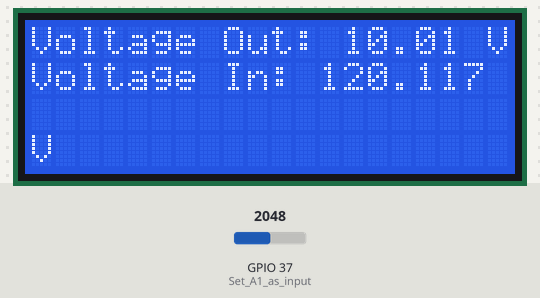
Bench run of a sketch on a simulated ESP32. On the bench: 20×4 character LCD. Inputs (shaded band) come from the test bench; at power-on: GPIO 37 (Set_A1_as_input) = 2048. What the sketch prints to the serial monitor is not drawn.

Above: at 5.2 s.
5.3 s: GPIO 37 (Set_A1_as_input) set to 2866
At 6.6 s:
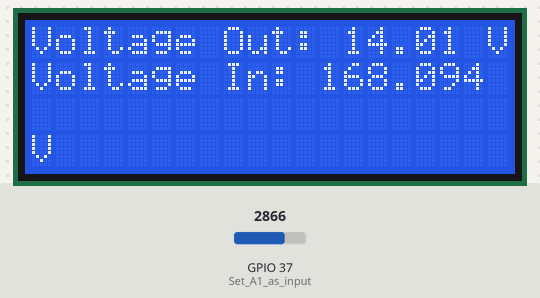
7.7 s: GPIO 37 (Set_A1_as_input) set to 3603
At 8.8 s:
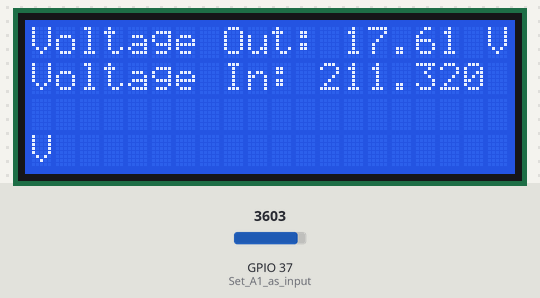
9.7 s: GPIO 37 (Set_A1_as_input) set to 4095
At 11.0 s:
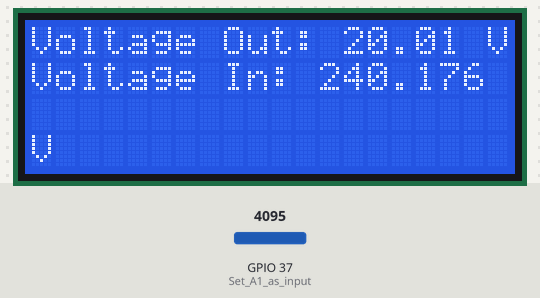
Timing chart, 0 to 12.7 s (numbered marks = the images above; inputs shaded):
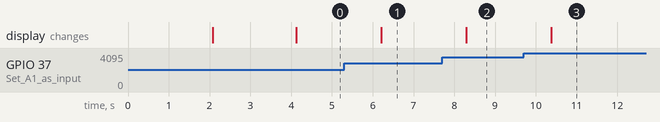

Measured:
- after the input at 5.3 s, the display: changes after 0.91 s (image 1)
- after the input at 7.7 s, the display: changes after 0.59 s (image 2)
- after the input at 9.7 s, the display: changes after 0.67 s (image 3)

The sketch:

LCD_Voltage_Divider.ino
```cpp
#include <Wire.h>
#include <LiquidCrystal_I2C.h>

// Constants for the voltage divider
const float R1 = 55000.0; // Resistor R1 value in ohms
const float R2 = 5000.0;  // Resistor R2 value in ohms

// Constants for Arduino ADC
const float ADC_REF_VOLTAGE = 5.0;  // Reference voltage of Arduino (5V)
const int ADC_RESOLUTION = 1023;   // 10-bit ADC resolution (0 to 1023)

// Variables
int analogValue = 0;               // Raw ADC value
float vOut = 0.0;                  // Voltage at the divider output
float vIn = 0.0;                   // Calculated input voltage

// Initialize the LCD (address 0x27 for a 20x4 LCD)
LiquidCrystal_I2C lcd(0x27, 20, 4);

// Define the analog input pin connected to the HST016L sensor
const int currentPin = 36; // GPIO 36 (A0) on Arduino Nano ESP32
// Variables to store sensor readings and calculated current

// Sensor parameters
const float VREF = 3.3;           // Reference voltage of the ESP32 Nano (3.3V)
const float SENSITIVITY = 0.066;  // Sensitivity in V/A (e.g., 66 mV/A for HST016L)

// Number of samples for averaging
const int numSamples = 10;
int sampleIndex = 0;
float voltageSamples[numSamples] = {0};
float averageVoltage = 0;

void setup() {
  // Initialize serial communication and LCD
  Serial.begin(9600);
  pinMode(A1, INPUT);              // Set A1 as input
  //Wire.begin(21, 22); // SDA = GPIO 21, SCL = GPIO 22 (Comment O
  lcd.init();
  lcd.backlight();

  // Display initial message on LCD
  lcd.setCursor(0, 0);
  lcd.print("Calibrating...");
  delay(2000);

  // Measure the offset voltage (when no current is flowing)
  lcd.clear();
  lcd.setCursor(0, 0);
  delay(2000);
}

void loop() {
  // Read the analog value from A1
  analogValue = analogRead(A1);

  // Convert ADC value to output voltage (V_out)
  vOut = (analogValue / float(ADC_RESOLUTION)) * ADC_REF_VOLTAGE;

  // Calculate input voltage (V_in) based on the voltage divider formula
  vIn = vOut * ((R1 + R2) / R2);

  displayResults();
  printResults();
  delay(1000); // Update every 1 second
}

float calibrateOffset() {
  float sum = 0;
  for (int i = 0; i < 50; i++) {
    int rawValue = analogRead(currentPin);
    float voltage = (rawValue * VREF) / ADC_RESOLUTION;
    sum += voltage;
    delay(10);
  }
  return sum / 50; // Return the average offset voltage
}

void displayResults() {
  // Clear the LCD and display the current reading
  lcd.clear();
  lcd.setCursor(0, 0);
  lcd.print("Voltage Out: ");
  lcd.print(vOut);
  lcd.print(" V");

  lcd.setCursor(0, 1);
  lcd.print("Voltage In: ");
  lcd.print(vIn, 3);
  lcd.print(" V");

/*
  lcd.setCursor(0, 2);
  lcd.print("Current: ");
  lcd.print(0.000, 3);
  lcd.print(" A");
*/

}

void printResults() {
  // Print the results to the Serial Monitor
  Serial.print("Voltage Out: ");
  Serial.print(vOut);
  Serial.print("\t Voltage In : ");
  Serial.print(vIn, 3);

 /*
  Serial.print(" \t Current: ");
  Serial.print(0.000, 3);
  Serial.println(" A");
*/
}
```
